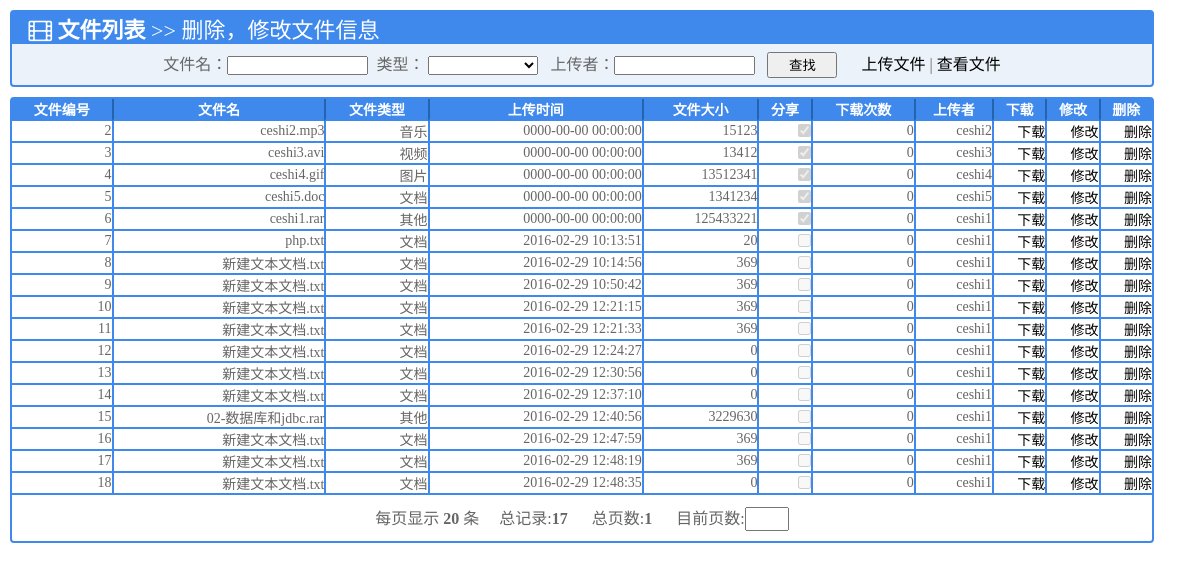
The page /admin/file_list.php on the database its author committed.
### tables this page shows
CREATE TABLE `file_inf` (
  `file_id` int(255) NOT NULL auto_increment,
  `md5file` varchar(255) NOT NULL,
  `file_name` varchar(255) NOT NULL,
  `type_id` varchar(255) NOT NULL,
  `upload_date` datetime NOT NULL,
  `share` enum('1','0') NOT NULL default '0',
  `download_count` smallint(50) NOT NULL default '0',
  `file_size` int(255) NOT NULL,
  `folder_id` int(255) NOT NULL default '0',
  `rem_name` varchar(50) NOT NULL,
  PRIMARY KEY  (`file_id`,`rem_name`)
);

CREATE TABLE `type` (
  `type_id` int(11) unsigned NOT NULL auto_increment,
  `type_name` varchar(20) NOT NULL,
  `type_inf` varchar(255) default NULL,
  PRIMARY KEY  (`type_id`)
);

### admin/file_list.php (the view, shortened to what this page needs)
<!DOCTYPE html PUBLIC "-//W3C//DTD XHTML 1.0 Transitional//EN" "http://www.w3.org/TR/xhtml1/DTD/xhtml1-transitional.dtd">
<html xmlns="http://www.w3.org/1999/xhtml">
<head>
<link  href="../css/usercon.css" type="text/css" rel="stylesheet"/>
<link href="http://maxcdn.bootstrapcdn.com/font-awesome/4.2.0/css/font-awesome.min.css" rel="stylesheet">
<link href="../css/rem_list.css" type="text/css" rel="stylesheet"/>
</head>
<body>
<?php
$pagesize = 20;
$page=isset($_GET['page'])?intval($_GET['page']):1;
$offset=($page-1)*$pagesize;
?>
<div class="con" style="background:#EBF2F9;">
		<div class="top"><p>&nbsp;&nbsp;&nbsp;<i class="fa fa-film"></i>&nbsp;<b>文件列表</b>&nbsp;>>&nbsp;删除，修改文件信息</p></div>
        <div class="search" >
       	  <form  name="search" method="post" action="">
            	文件名：<input name="file_name" type="text" class="file_name" id="file" size="15"/>&nbsp;
                类型：
                <select name="file_type" size="1"  class="file_type" id="file">
                  <option value="" selected="selected"></option>
                  <?php
				  		$result5=mysql_query("select * from type");
						$type = mysql_fetch_assoc($result5);
						if($type){
							do{
                  ?>
                  <option value="<?php echo $type[type_id]?>"><?php echo $type[type_name]?></option>
                  <?php
							$type = mysql_fetch_assoc($result5);}while($type);}
				  ?>
                </select>
                &nbsp;
                上传者：<input name="rem_name" type="text" class="rem_name" id="file" size="15"/>&nbsp;
                 &nbsp;<input type="submit" name="button" id="button" value="查找" />&nbsp;
                &nbsp;&nbsp;&nbsp;&nbsp;<a href="file_up.php" onClick='changeAdminFlag('上传文件')'>上传文件</a>&nbsp;|&nbsp;<a href="file_list.php" onClick='changeAdminFlag('文件信息')'>查看文件</a>
       	  </form>
        </div>
</div>
<div class="con">
   <table  width="100%" align="center" cellpadding="0" cellspacing="0"  >
  	<tr class="biaoti" bgcolor="#3F89EC">
    	<td class="first" nowrap  align="center" ><font color="#FFFFFF"><strong>文件编号</strong></font></td>
      	<td nowrap  align="center"><font color="#FFFFFF"><strong>文件名</strong></font></td>
      	<td nowrap  align="center"><font color="#FFFFFF"><strong>文件类型</strong></font></td>
      	<td nowrap  align="center"><font color="#FFFFFF"><strong>上传时间</strong></font></td>
     	 <td nowrap  align="center"><font color="#FFFFFF"><strong>文件大小</strong></font></td>
      	<td nowrap  align="center"><font color="#FFFFFF"><strong>分享</strong></font></td>
        <td nowrap  align="center"><font color="#FFFFFF"><strong>下载次数</strong></font></td>
        <td nowrap  align="center"><font color="#FFFFFF"><strong>上传者</strong></font></td>
        <td nowrap  align="center"><font color="#FFFFFF"><strong>下载</strong></font></td>
      	<td nowrap  align="center"><font color="#FFFFFF"><strong>修改</strong></font></td>
      	<td nowrap  align="center"><font color="#FFFFFF"><strong>删除</strong></font></td>
 	 </tr>
     <?php
		$file_name = trim($_POST['file_name']);
		$file_type= $_POST['file_type'];
		$author=trim($_POST['rem_name']);
		$buttonFlag = isset($_POST['button']);
		if($buttonFlag){
			if(empty($file_name)&&empty($file_type)&&empty($author)){
				echo "<script language='javascript' > ";
				echo "alert('请输入您要查找的信息！');";
				echo "</script>";
			}else{
				$sql="select * from file_inf where true";
						if($file_name != ''){
							$sql .= " and file_name like '%".$file_name."%'";
						}
						if($file_type != ''){
							$sql .= " and type_id='$file_type'";
						}
						if($author != ''){
							$sql .= " and rem_name = '$author'";
						}
				$result = mysql_query($sql);
				if($result && mysql_num_rows($result)>0){
					$sql1='select count(*) from file_inf where true';
						if($file_name != ''){
							$sql1 .= " and file_name like '%".$file_name."%'";
						}
						if($file_type != ''){
							$sql1 .= " and type_id='$file_type'";
						}
						if($author != ''){
							$sql1 .= " and rem_name = '$author'";
						}
					$result2=mysql_query($sql1);
					$array=mysql_fetch_array($result2);
	 				$numrows=$array[0];
					$sql .=" limit $offset,$pagesize";
				    $result3=mysql_query($sql);
					$file=mysql_fetch_assoc($result3);
				}else{
					echo "<script language='javascript' > ";
					echo "alert('该文件不存在！');";
					echo  "location.href='file_list.php';";
					echo "</script>";
				}
			}
		}else{
	 		$result2=mysql_query("select count(*) from file_inf");
			$array=mysql_fetch_array($result2);
	 		$numrows=$array[0];
	 		$result3=mysql_query("select * from file_inf limit $offset,$pagesize");
			$file=mysql_fetch_assoc($result3);
	 	}
	 $pages=ceil($numrows/$pagesize);
	 if($file){
		 do{
		 	$result1=mysql_query("select type_name from type where type_id='$file[type_id]'");
			$Type = mysql_fetch_array($result1);
	 ?>
     <tr>
       	<td class='first'><font color="#666"><?php echo $file['file_id']?></font></td>
        <td><font color="#666"><?php echo $file['file_name']?></font></td>
      	<td><font color="#666"><?php echo $Type['type_name'] ?></font></td>
      	<td><font color="#666"><?php echo $file['upload_date']?></font></td>
      	<td><font color="#666"><?php echo $file['file_size']?></font></td>
        <td> <input type='checkbox' value='<?php echo $search['share']?>' <?php if($file['share']==1){echo 'checked';}?> disabled="disabled" /></td>
        <td><font color="#666"><?php echo $file['download_count'] ?></font></td>
        <td><font color="#666"><?php echo $file['rem_name'] ?></font></td>
		<?php
			$userCheckSql=mysql_query("select * from user where user_name='$file[rem_name]'");
			if(mysql_num_rows($userCheckSql)>0){
				$userCheck=1;
			}
			else{$userCheck=0;}
		?>
        <td><a href="file_download.php?Action=edit&id=<?php echo $file['file_id'];?>&share=<?php echo $file['share'];?>&userCheck=<?php echo $userCheck;?>" onClick='changeAdminFlag('下载文件')'>下载</a></td>
      	<td><a href="file_edit.php?Action=edit&id=<?php echo $file['file_id'];?>" onClick='changeAdminFlag('修改文件')'>修改</a></td>
      	<td><a href="file_edit.php?Action=del&id=<?php echo $file['file_id'];?>" onclick='return delConfirm();'>删除</a></td>
     </tr>
     <?php
	 		$file=mysql_fetch_assoc($result3);}while($file);}
	 ?>
	</table>
    <form class="page" method="get" action="">
  		<div align="center">
        	每页显示<strong> <?php echo $pagesize;?> </strong>条
        	总记录:<strong><?php echo $numrows;?></strong>
            总页数:<strong><?php echo $pages;?></strong>
        	目前页数:<input type="text" name="page" class="textpage" size="3"  style="height:20px;width:40px;" />
  		</div>
	</form>
</div>
</body>
</html>

### css/usercon.css (style rules this page uses)
* { margin:0;padding:0; }
body { background-color:#fff; }
a { color: #000; text-decoration: none; }
.con { width:95%; margin: 10px 0 0 10px; background: #FFF; border:2px #3F89EC solid; -webkit-border-radius: 4px; -moz-border-radius: 4px; -ms-border-radius: 4px; -o-border-radius: 4px; border-radius: 4px; }
.top { background-color:#3F89EC; }
.top p { height:32px; color:#FFF; font-family:"楷体"; font-size:22px; }

### css/rem_list.css (style rules this page uses)
body,td,th { font-family: "宋体"; color:#666; }
.search { margin:7px 0 7px 0; text-align:center; }
#button { width:70px; height:26px; font-weight:500; }
td { text-align:right; font-size:14px; border-left: 2px #3F89EC solid; border-bottom:2px #3F89EC solid; }
.biaoti td { text-align:center; border-left: 2px #2464AD solid; }
td.first { border-left:none; }
.page { padding:10px 0 10px 0; }
.textpage { width:30px; height:25px; }
.file_type { width:110px; }

### rows shown on the page
file_inf: file "2", file_name "ceshi2.mp3", type.type_name "音乐", upload_date "0000-00-00 00:00:00", file_size "15123", share "☑", download_count "0", rem_name "ceshi2"
file_inf: file "3", file_name "ceshi3.avi", type.type_name "视频", upload_date "0000-00-00 00:00:00", file_size "13412", share "☑", download_count "0", rem_name "ceshi3"
file_inf: file "4", file_name "ceshi4.gif", type.type_name "图片", upload_date "0000-00-00 00:00:00", file_size "13512341", share "☑", download_count "0", rem_name "ceshi4"
file_inf: file "5", file_name "ceshi5.doc", type.type_name "文档", upload_date "0000-00-00 00:00:00", file_size "1341234", share "☑", download_count "0", rem_name "ceshi5"
file_inf: file "6", file_name "ceshi1.rar", type.type_name "其他", upload_date "0000-00-00 00:00:00", file_size "125433221", share "☑", download_count "0", rem_name "ceshi1"
file_inf: file "7", file_name "php.txt", type.type_name "文档", upload_date "2016-02-29 10:13:51", file_size "20", download_count "0", rem_name "ceshi1"
file_inf: file "8", file_name "新建文本文档.txt", type.type_name "文档", upload_date "2016-02-29 10:14:56", file_size "369", download_count "0", rem_name "ceshi1"
file_inf: file "9", file_name "新建文本文档.txt", type.type_name "文档", upload_date "2016-02-29 10:50:42", file_size "369", download_count "0", rem_name "ceshi1"
file_inf: file "10", file_name "新建文本文档.txt", type.type_name "文档", upload_date "2016-02-29 12:21:15", file_size "369", download_count "0", rem_name "ceshi1"
file_inf: file "11", file_name "新建文本文档.txt", type.type_name "文档", upload_date "2016-02-29 12:21:33", file_size "369", download_count "0", rem_name "ceshi1"
file_inf: file "12", file_name "新建文本文档.txt", type.type_name "文档", upload_date "2016-02-29 12:24:27", file_size "0", download_count "0", rem_name "ceshi1"
file_inf: file "13", file_name "新建文本文档.txt", type.type_name "文档", upload_date "2016-02-29 12:30:56", file_size "0", download_count "0", rem_name "ceshi1"
file_inf: file "14", file_name "新建文本文档.txt", type.type_name "文档", upload_date "2016-02-29 12:37:10", file_size "0", download_count "0", rem_name "ceshi1"
file_inf: file "15", file_name "02-数据库和jdbc.rar", type.type_name "其他", upload_date "2016-02-29 12:40:56", file_size "3229630", download_count "0", rem_name "ceshi1"
file_inf: file "16", file_name "新建文本文档.txt", type.type_name "文档", upload_date "2016-02-29 12:47:59", file_size "369", download_count "0", rem_name "ceshi1"
file_inf: file "17", file_name "新建文本文档.txt", type.type_name "文档", upload_date "2016-02-29 12:48:19", file_size "369", download_count "0", rem_name "ceshi1"
file_inf: file "18", file_name "新建文本文档.txt", type.type_name "文档", upload_date "2016-02-29 12:48:35", file_size "0", download_count "0", rem_name "ceshi1"

### other values the page prints
$pagesize "20"
$numrows "17"
$pages "1"
